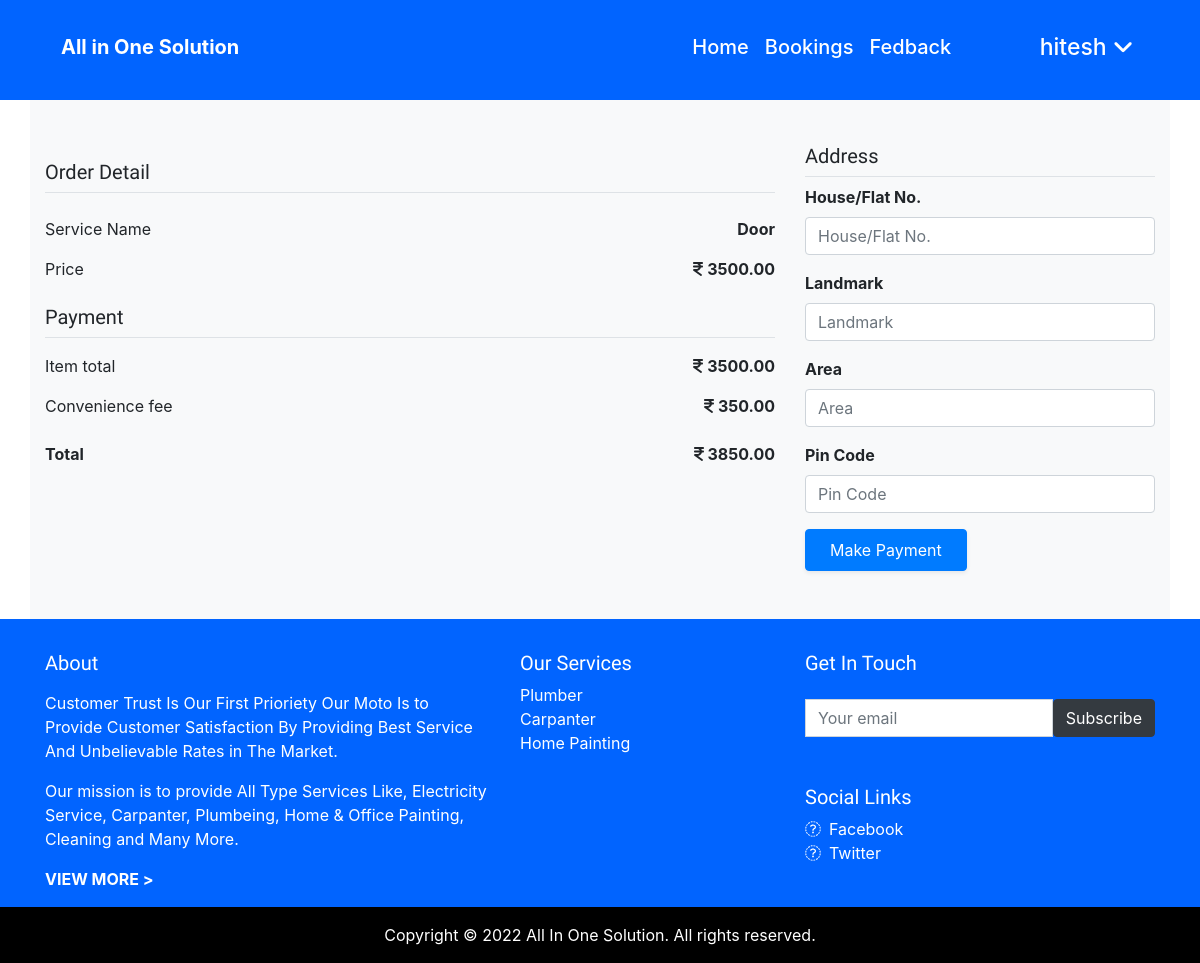
Page /cbookele/1/ (signed in) on the committed database.
### user/models.py (models this page shows)
class Subservice(models.Model):
    subserviceid=models.IntegerField(primary_key=True)
    serviceid=models.IntegerField()
    subservicename=models.CharField(max_length=50,null=FALSE)
    subservicedescription=models.CharField(max_length=20,null=FALSE)
    subserviceimage = models.ImageField(upload_to='image/images/')
    subserviceprice = models.IntegerField()
    subservicestutas=models.BooleanField(max_length=5,null=FALSE)

### user/views.py (the view)
# urls.py: path('cbookele/<int:id>/',views.cbookele,name="cbookele"),
@login_required(login_url="/login/")
def cbookele(request,id):
    allSubservice=Subservice.objects.get(subserviceid=id)
    useridata = Customer.objects.get(username=request.user.username)
    context={'Subservice':allSubservice,"userid":useridata}
    return render(request,"coustomer/cbookele.html",context)

### user/templates/coustomer/cbookele.html (shortened to what this page needs)
{% load static %}
{% load mathfilters %}
{% include './coustomernav.html' %}
{% if user.is_authenticated %}
<section id="bookele" class="mt-5 pt-5  background-white">
    <div class="container pt-5 pb-5 bg-light">
        <div class="row">
            <div class="col-md-8">
                <div class="pt-3">
                        <h5 class="border-bottom pb-2">
                            Order Detail
                        </h5>
                        <div class="row pt-3 Order-item-name">
                            <div class="col-md-8">
                                Service Name
                            </div>
                            <div class="col-md-4">
                                <div class="float-right">
                                    <b>{{Subservice.subservicename}}</b>
                                </div>
                            </div>
                        </div>
                        <div class="row pt-3">
                            <div class="col-md-10">
                                Price
                            </div>
                            <div class="col-md-2">
                                <div class="float-right">
                                    <i class="fa fa-inr pr-1 text-13px text-black" aria-hidden="true" ></i><b>{{Subservice.subserviceprice}}.00</b>
                                </div>
                            </div>
                        </div>
                        <div class="payment pt-4 border-bottom">
                            <h5>
                                Payment
                            </h5>
                        </div>
                        <div class="row pt-3">
                            <div class="col-md-10">
                                Item total
                            </div>
                            <div class="col-md-2">
                                <div class="float-right">
                                    <i class="fa fa-inr pr-1 text-13px text-black" aria-hidden="true" ></i><b>{{Subservice.subserviceprice}}.00</b>
                                </div>
                            </div>
                        </div>
                        <div class="row pt-3 pb-2">
                            <div class="col-md-10 ">
                                Convenience fee
                            </div>
                            <div class="col-md-2">
                                <div class="float-right">
                                    <i class="fa fa-inr pr-1 text-13px text-black" aria-hidden="true" ></i><b>{{Subservice.subserviceprice|mul:10|div:100}}0</b>
                                </div>
                            </div>
                        </div>
                        <div class="row pt-3">
                            <div class="col-md-10">
                                <b>Total</b>
                            </div>
                            <div class="col-md-2">
                                <div class="float-right">
                                    <i class="fa fa-inr pr-1 text-13px text-black" aria-hidden="true" ></i><b>{{Subservice.subserviceprice|mul:10|div:100|addition:Subservice.subserviceprice}}0</b>
                                </div>
                            </div>
                        </div>
                </div>
            </div>
            <div class="col-md-4 address" >
                <h5 class="border-bottom pb-2">
                    Address
                </h5>
                <form method="POST" id="myForm"  action="{% url 'insertorder'%}">
                    <div class="form-group">
                        <label><b>House/Flat No.</b></label>
                        <input type="text"   name="houseno" class="form-control" id='housno' placeholder="House/Flat No." required>
                    </div>
                    <div class="form-group">
                       <label><b>Landmark</b></label>
                       <input type="text"  name="landmark" class="form-control" id='landmark' placeholder="Landmark" required>
                    </div>
                    <div class="form-group">
                        <label><b>Area</b></label><br>
                        <input type="text"  name="area" class="form-control" id="area" placeholder="Area" required>
                    </div>
                    <div class="form-group">
                        <label><b>Pin Code</b></label>
                        <input type="text"  name="pincode" class="form-control" id="pincode" placeholder="Pin Code" required>
                    </div>
                    <input type="button" id="mybtn" onclick="return change();" value="Make Payment" class="btn btn-primary pl-4 pr-4 pt-2 pb-2 shadow-sm"/>
                </form>
            </div>
        </div>
    </div>
</section>
{% include './cfooter.html' %}
{% endif %}

### user/templates/coustomer/coustomernav.html (shortened to what this page needs)
{% load static %}
<!DOCTYPE html>
<html lang="en">
<head>
    <link rel="stylesheet" href="{% static "./css/style.css" %}">
    <link href="{% static "https://cdn.jsdelivr.net/npm/bootstrap@5.1.3/dist/css/bootstrap.min.css" %}" rel="stylesheet">
    <link href="{% static "https://cdn.jsdelivr.net/npm/bootstrap@5.1.3/dist/css/bootstrap.min.css" %}" rel="stylesheet">
    <link rel="stylesheet" href="{% static "./css/bootstrap.min.css" %}">
    <link href="{% static "https://stackpath.bootstrapcdn.com/bootstrap/4.4.1/css/bootstrap.min.css" %}" rel="stylesheet"/>
</head>
<body>
    <div section="navbar" id="navbar">
       <div class="container h-100-px">
        <nav class="navbar  navbar-expand-lg navbar-light pt-4">
           <div class="col-md-2 pl-0 pr-0">
            <a class="navbar-brand " href={% url 'customerdash' %}>
               <span class="text-white logo-text font-weight-bold">All in One Solution</span>
           </div>
           <div class="col-md-8 pl-0 pr-0">
            <div class="collapse navbar-collapse" id="navbarTogglerDemo02">
               <ul class="navbar-nav ml-auto mt-2 mt-lg-0 float-right">
                  <li class="nav-item active">
                     <a class="nav-link text-white ho" href={% url 'customerdash' %} >Home <span class="sr-only">(current)</span></a>
                  </li>
                  <li class="nav-item ">
                     <a class="nav-link text-white" href={% url 'mybooking' %}>Bookings</a>
                  </li>
                  <li class="nav-item ">
                     <a class="nav-link text-white" href={% url 'fedback' %}>Fedback</a>
                  </li>
               </ul>
            </div>
           </div>
           <div class="col-md-2 btn-h pl-0 pr-0">
               <div class="dropdown float-right">
                  <button class="dropbtn text-white">{{user.username}} <i class="fa fa-angle-down" aria-hidden="true"></i></button>
               </div>
           </div>
         </nav>
       </div>
    </div>

### user/static/css/style.css (style rules this page uses)
body { margin: 0px; padding: 0px; font-family: 'Roboto', sans-serif; width: 100%; }
h1, h2, h3, h4, h5 { font-family: 'Secular One', sans-serif; font-weight: 700; }
.border-bottom { border-bottom: 1px solid #ced4da; }
body, .box-content { scrollbar-width: thin; scrollbar-color: #90A4AE #CFD8DC; }
#navbar { background-color: #0164ff; position: fixed; z-index: 10000; width: 100%; top: 0; left: 0; }
.text-white { color: white; }
.h-100-px { height: 100px !important; }
.navbar-collapse { font-size: 20px !important; font-variant-caps: normal !important; font-weight: 500 !important; float: right; }
.dropbtn { background-color: #0164ff; color: white; font-size: 23px; font-weight: 500; border: none; cursor: pointer; }
.dropdown { position: relative; display: inline-block; }
.form-control { border: 1px solid #cfd1d8; -webkit-border-radius: 2px; -moz-border-radius: 2px; border-radius: 2px; font-size: .825rem; background: #ffffff; color: #2e323c; }

### rows in the picture
Subservice: subservicename "Door", subserviceprice "3500", subserviceprice|mul "350.0", subserviceprice|mul "3850.0"

### other values in the picture
{{ user.username }} "hitesh"
